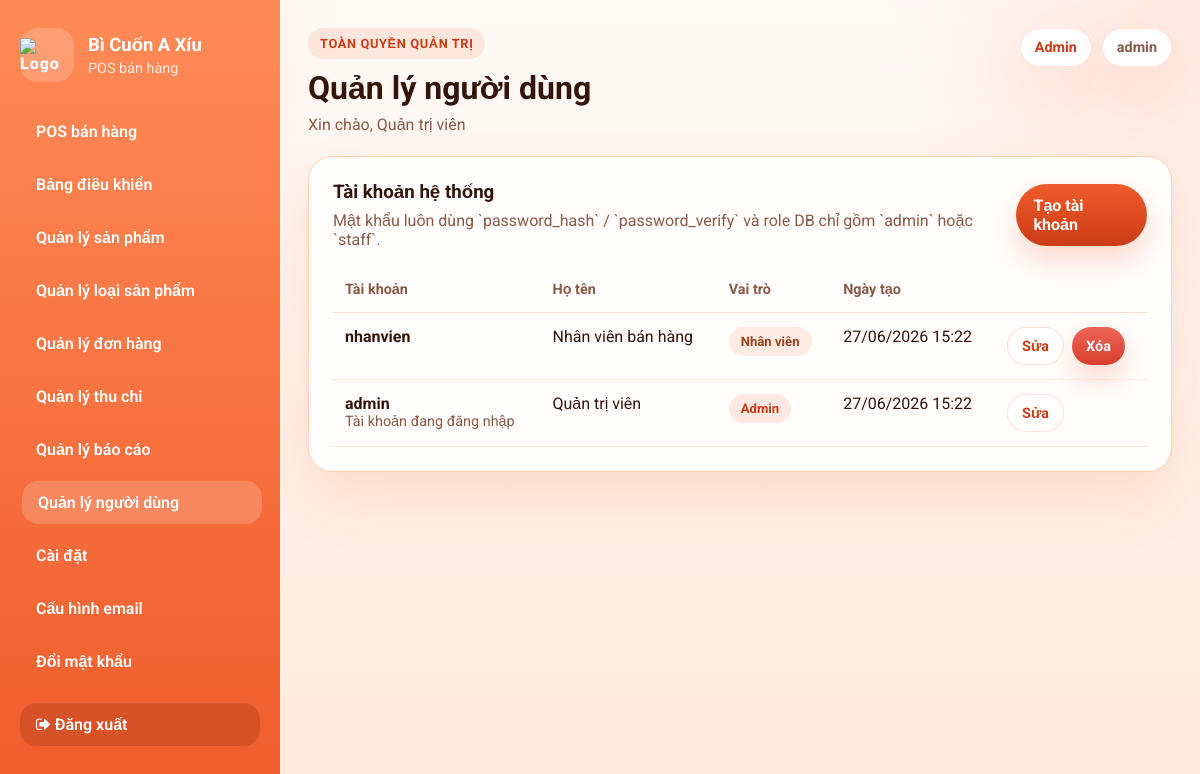
The page /admin/users.php (signed in) on the database its author committed.
### tables this page shows
CREATE TABLE users (
  id INT AUTO_INCREMENT PRIMARY KEY,
  username VARCHAR(80) NOT NULL UNIQUE,
  password_hash VARCHAR(255) NOT NULL,
  full_name VARCHAR(120) NOT NULL,
  role ENUM('admin', 'staff') NOT NULL DEFAULT 'staff',
  created_at TIMESTAMP DEFAULT CURRENT_TIMESTAMP
);

### admin/config.php (called while the page is built, shortened)
<?php
require_once __DIR__ . '/../config/db.php';
require_once __DIR__ . '/../config/helpers.php';
function adminNormalizeRole($role)
{
    $role = strtolower(trim((string) $role));
    if (in_array($role, ['staff', 'employee', 'nhan_vien', 'nhanvien'], true)) {
        return STAFF_ROLE;
    }
    return $role === ADMIN_ROLE ? ADMIN_ROLE : STAFF_ROLE;
}
function adminUserId()
{
    return (int) ($_SESSION['user_id'] ?? $_SESSION['admin_id'] ?? 0);
}
function adminH($value)
{
    if (function_exists('h')) {
        return h($value);
    }
    return htmlspecialchars((string) $value, ENT_QUOTES, 'UTF-8');
}
function adminPrepare($sql)
{
    global $conn;
    $stmt = $conn->prepare($sql);
    return $stmt;
}

### admin/helpers.php (called while the page is built, shortened)
<?php
function admin_bind_and_execute($stmt, $types = '', array $params = [])
{
    if (!$stmt->execute()) {
        adminAbort('Lỗi truy vấn cơ sở dữ liệu: ' . $stmt->error, 500);
    }
    return $stmt;
}
function admin_fetch_all($sql, $types = '', array $params = [])
{
    $stmt = adminPrepare($sql);
    admin_bind_and_execute($stmt, $types, $params);
    $result = $stmt->get_result();
    $rows = $result ? $result->fetch_all(MYSQLI_ASSOC) : [];
    return $rows;
}
function admin_datetime($datetime)
{
    return date('d/m/Y H:i', strtotime($datetime));
}
function admin_role_label($role)
{
    return adminNormalizeRole($role) === ADMIN_ROLE ? 'Admin' : 'Nhân viên';
}

### config/helpers.php (called while the page is built, shortened)
<?php
function h($s)
{
    return htmlspecialchars((string) $s, ENT_QUOTES, 'UTF-8');
}

### admin/users.php (the view, shortened to what this page needs)
<?php
require_once __DIR__ . '/config.php';
require_once __DIR__ . '/helpers.php';
$users = admin_fetch_all('SELECT id, username, full_name, role, created_at FROM users ORDER BY id DESC');
include __DIR__ . '/layout/header.php';
?>
<div class="panel">
    <div class="panel-header">
        <div>
            <h3>Tài khoản hệ thống</h3>
            <div class="helper-text">Mật khẩu luôn dùng `password_hash` / `password_verify` và role DB chỉ gồm `admin` hoặc `staff`.</div>
        </div>
        <a class="button" href="user_form.php">Tạo tài khoản</a>
    </div>
    <div class="table-wrap">
        <table>
            <thead>
                <tr>
                    <th>Tài khoản</th>
                    <th>Họ tên</th>
                    <th>Vai trò</th>
                    <th>Ngày tạo</th>
                    <th></th>
                </tr>
            </thead>
            <tbody>
                <?php foreach ($users as $user): ?>
                    <tr>
                        <td>
                            <strong><?= adminH($user['username']) ?></strong>
                            <?php if ((int) $user['id'] === adminUserId()): ?>
                                <div class="product-meta">Tài khoản đang đăng nhập</div>
                            <?php endif; ?>
                        </td>
                        <td><?= adminH($user['full_name']) ?></td>
                        <td>
                            <span class="badge <?= adminNormalizeRole($user['role']) === ADMIN_ROLE ? 'admin' : 'staff' ?>">
                                <?= adminH(admin_role_label($user['role'])) ?>
                            </span>
                        </td>
                        <td><?= adminH(admin_datetime($user['created_at'])) ?></td>
                        <td>
                            <div class="actions">
                                <a class="button light small" href="user_form.php?id=<?= (int) $user['id'] ?>">Sửa</a>
                                <?php if ((int) $user['id'] !== adminUserId()): ?>
                                    <a class="button danger small" href="users.php?delete=<?= (int) $user['id'] ?>" data-confirm="Xóa tài khoản này khỏi hệ thống?">Xóa</a>
                                <?php endif; ?>
                            </div>
                        </td>
                    </tr>
                <?php endforeach; ?>
            </tbody>
        </table>
    </div>
</div>
<?php include __DIR__ . '/layout/footer.php'; ?>

### admin/assets/admin.css (style rules this page uses)
:root { --bg: #fff8f3; --surface: #fffdfb; --surface-soft: #fff1e6; --surface-strong: #ffe0c8; --border: #ffd0b0; --text: #33150b; --muted: #8a5a49; --primary: #ef5b2a; --primary-dark: #cb3b16; --accent: #ff915f; --danger: #d93d2c; --success: #2f8c55; --shadow: 0 24px 60px rgba(239, 91, 42, 0.14); }
* { box-sizing: border-box; }
html { font-size: 16px; }
body { margin: 0; color: var(--text); font-family: 'Roboto', sans-serif; background: radial-gradient(circle at top left, rgba(255, 180, 126, 0.34), transparent 24%), radial-gradient(circle at top right, rgba(255, 104, 61, 0.12), transparent 22%), linear-gradient(180deg, #fffaf6 0%, #ffe9db 100%); }
a { color: inherit; }
.helper-text { margin-top: 8px; color: var(--muted); }
.panel, .card { background: var(--surface); border: 1px solid var(--border); border-radius: 24px; box-shadow: var(--shadow); }
.panel { padding: 24px; }
.panel-header, .section-head { display: flex; justify-content: space-between; gap: 12px; align-items: center; margin-bottom: 18px; }
.panel-header h2, .panel-header h3, .section-head h3, .section-head h4, .card h2, .card h3, .card h4 { margin: 0; }
.button { appearance: none; border: none; display: inline-flex; align-items: center; justify-content: center; gap: 8px; min-height: 46px; padding: 12px 18px; border-radius: 999px; background: linear-gradient(180deg, var(--primary) 0%, var(--primary-dark) 100%); color: #fff; text-decoration: none; font-weight: 700; cursor: pointer; box-shadow: 0 14px 28px rgba(239, 91, 42, 0.22); }
.button.light { background: #fff; color: var(--primary-dark); border: 1px solid rgba(239, 91, 42, 0.18); box-shadow: none; }
.button.danger { background: linear-gradient(180deg, #ed6658 0%, #d93d2c 100%); }
.button.small { min-height: 38px; padding: 8px 14px; font-size: 0.9rem; }
.table-wrap { overflow-x: auto; }
table { width: 100%; min-width: 760px; border-collapse: collapse; }
thead th { padding: 14px 12px; text-align: left; color: var(--muted); font-size: 0.9rem; border-bottom: 1px solid #f5ddd0; }
tbody td { padding: 14px 12px; border-bottom: 1px solid #fbede4; vertical-align: top; }
.actions { display: flex; flex-wrap: wrap; gap: 8px; }
.badge { display: inline-flex; align-items: center; justify-content: center; padding: 7px 12px; border-radius: 999px; font-size: 0.82rem; font-weight: 700; }
.badge.admin { background: rgba(239, 91, 42, 0.12); color: var(--primary-dark); }
.badge.staff { background: rgba(255, 145, 95, 0.16); color: #9a421f; }
.product-unit, .product-meta { color: var(--muted); font-size: 0.9rem; }

### rows shown on the page
users: username "nhanvien", full_name "Nhân viên bán hàng", role "Nhân viên", created_at "27/06/2026 15:22"
users: username "admin", shows "Tài khoản đang đăng nhập", full_name "Quản trị viên", role "Admin", created_at "27/06/2026 15:22"

### other values the page prints
adminH($item['label']) "POS bán hàng"
adminH($item['label']) "Bảng điều khiển"
adminH($item['label']) "Quản lý sản phẩm"
adminH($item['label']) "Quản lý loại sản phẩm"
adminH($item['label']) "Quản lý đơn hàng"
adminH($item['label']) "Quản lý thu chi"
adminH($item['label']) "Quản lý báo cáo"
adminH($item['label']) "Quản lý người dùng"
adminH($item['label']) "Cài đặt"
adminH($item['label']) "Cấu hình email"
adminH($pageTitle) "Quản lý người dùng"
adminH(adminFullName() ?: adminUserName() ?: 'Nhân viên') "Quản trị viên"
adminH(admin_role_label(adminRole())) "Admin"
adminH(adminUserName()) "admin"
